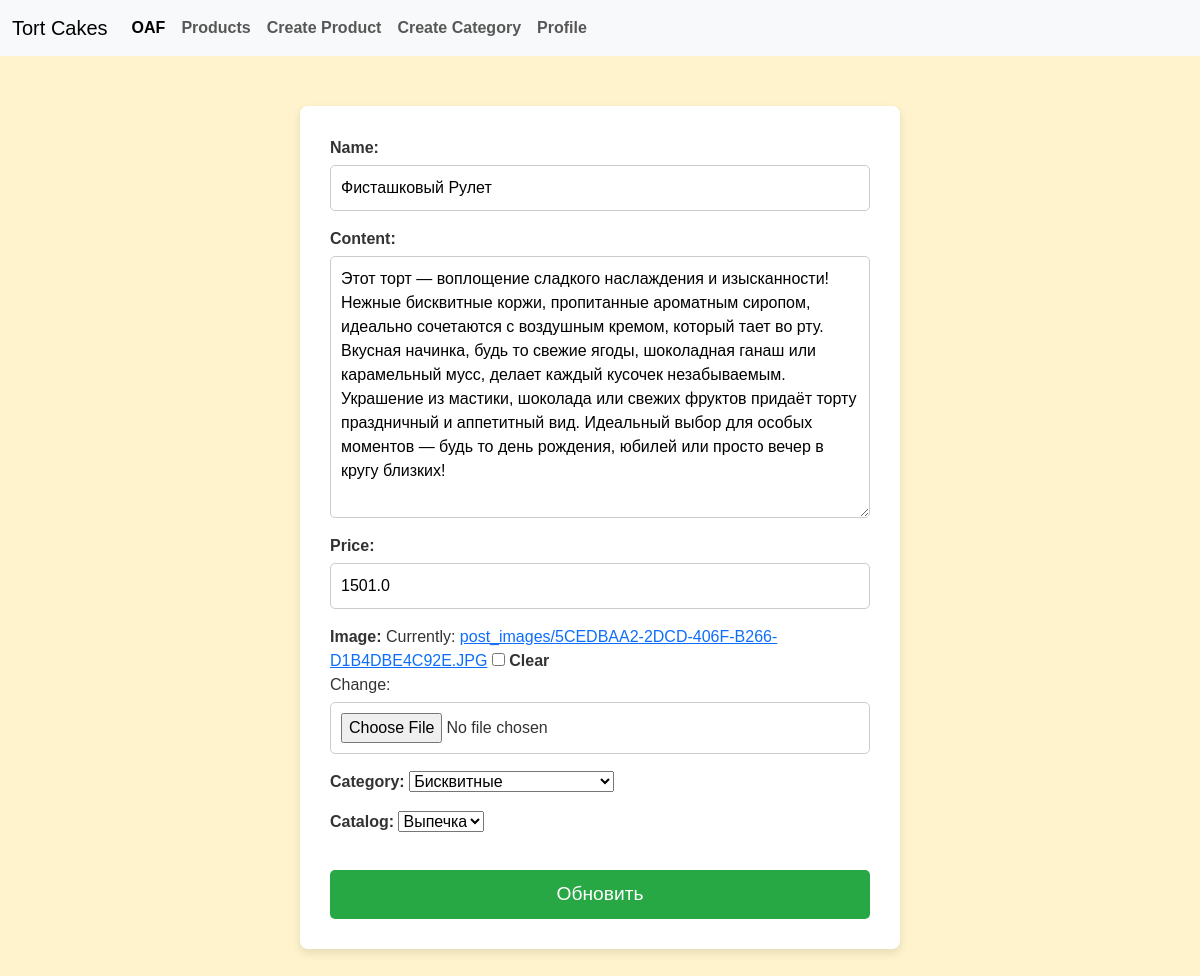
/products/3/update/ (signed in), run on the app's committed database.
### post/models.py (models this page shows, shortened)
class Product(models.Model):
    user = models.ForeignKey(
        'auth.User',
        on_delete=models.CASCADE,
        related_name='products',
        null=True
    )
    image = models.ImageField(upload_to='post_images', null=True, blank=True)
    name = models.CharField(max_length=100)
    content = models.TextField(null=True, blank=True)
    price = models.FloatField(default=0)
    created_at = models.DateTimeField(auto_now_add=True)
    updated_at = models.DateTimeField(auto_now=True)
    category = models.ForeignKey(
        Category,
        null=True,
        on_delete=models.CASCADE,
        related_name='category'
    )
    catalog = models.ForeignKey(
        Catalog,
        null=True,
        on_delete=models.CASCADE,
        related_name='catalog'
    )
    class Meta:
        verbose_name_plural = 'Продукты'
        verbose_name = 'Продукт'

class Category(models.Model):
    name = models.CharField(max_length=50)
    description = models.TextField(null=True, blank=True)
    def __str__(self):
        return f"{self.name}"
    class Meta:
        verbose_name_plural = 'Категории'
        verbose_name = 'Категория'

class Catalog(models.Model):
    name = models.CharField(max_length=50)
    description = models.TextField(null=True, blank=True)
    def __str__(self):
        return f"{self.name}"
    class Meta:
        verbose_name_plural = 'Каталоги'
        verbose_name = 'Каталог'

### post/views.py (the view, shortened to what this page needs)
# urls.py: path('products/<int:product_id>/update/', update_product_view),
@login_required(login_url='/login/')
def update_product_view(request, product_id):
    try:
        product = Product.objects.get(id=product_id)
    except:
        return HttpResponse(status=404)
    if request.method == 'GET':
        form = ProductForm(instance=product)
        return render(request,
                      'products/update_product.html',
                      context={"form": form})

### post/forms.py (shortened to what this page needs)
class ProductForm(forms.ModelForm):
    class Meta:
        model = Product
        fields = ['name', 'content', 'price', 'image', 'category', 'catalog']

### templates/products/update_product.html (shortened to what this page needs)
{% extends 'components/navbar.html' %}
{% load static %}
{% block content %}
<head>
    <link rel="stylesheet" type="text/css" href="{% static 'products/update_product.css' %}">
</head>
<body>
    <form action="" method="post" enctype="multipart/form-data">
        {{ form.as_p }}
        <input type="submit" name="Create" value="Обновить">
    </form>
</body>
{% endblock %}

### static/products/update_product.css (style rules this page uses)
body { font-family: 'Arial', sans-serif; background-color: #fff3cd; color: #333; margin: 0; padding: 0; }
form { background-color: #ffffff; padding: 30px; margin: 50px auto; width: 50%; border-radius: 8px; box-shadow: 0 4px 10px rgba(0, 0, 0, 0.1); }
form label { font-weight: bold; font-size: 1rem; color: #333; }
form input[type="text"], form input[type="number"], form input[type="file"], form textarea { width: 100%; padding: 10px; font-size: 1rem; border: 1px solid #ccc; border-radius: 5px; margin-top: 5px; }
form textarea { resize: vertical; min-height: 150px; }
form input[type="submit"] { background-color: #28a745; color: white; padding: 10px 20px; font-size: 1.2rem; border: none; border-radius: 5px; cursor: pointer; width: 100%; margin-top: 20px; }

### data on the page
Product: name "Фисташковый Рулет", content "Этот торт — воплощение сладкого наслаждения и изысканности! Нежные бисквитные коржи, пропитанные ароматным сиропом, идеально сочетаются с воздушным кремом, который тает во рту. Вкусная начинка, будь то свежие ягоды, шоколадная ганаш или карамельный мусс, делает каждый кусочек незабываемым. Украшение из мастики, шоколада или свежих фруктов придаёт торту праздничный и аппетитный вид. Идеальный выбор для особых моментов — будь то день рождения, юбилей или просто вечер в кругу близких!", price "1501.0", category "Бисквитные", catalog "Выпечка"
